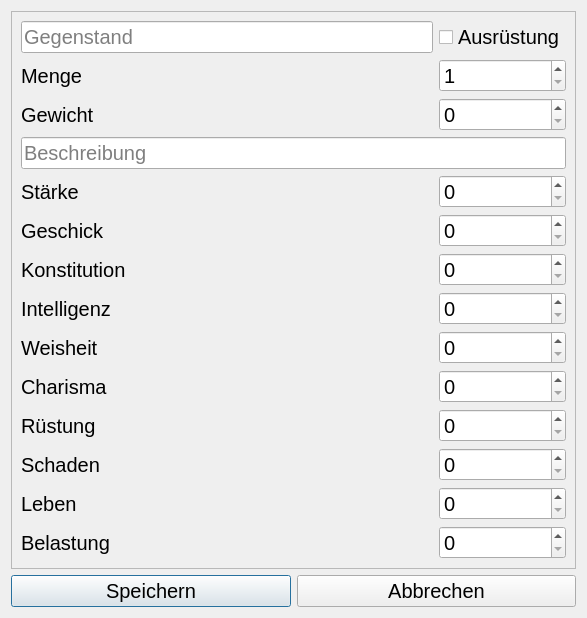
<?xml version="1.0" encoding="UTF-8"?>
<ui version="4.0">
 <class>itemEditor</class>
 <widget class="QDialog" name="itemEditor">
  <property name="geometry">
   <rect>
    <x>0</x>
    <y>0</y>
    <width>578</width>
    <height>574</height>
   </rect>
  </property>
  <property name="windowTitle">
   <string>Dungeon World Item Editor</string>
  </property>
  <property name="windowIcon">
   <iconset>
    <normaloff>dwlogo.jpg</normaloff>dwlogo.jpg</iconset>
  </property>
  <layout class="QGridLayout" name="gridLayout_2">
   <item row="1" column="1">
    <widget class="QPushButton" name="speichernButton">
     <property name="font">
      <font>
       <pointsize>15</pointsize>
      </font>
     </property>
     <property name="toolTip">
      <string>Speichert die aktuellen Daten in einem Item</string>
     </property>
     <property name="toolTipDuration">
      <number>0</number>
     </property>
     <property name="text">
      <string>Speichern</string>
     </property>
    </widget>
   </item>
   <item row="1" column="2">
    <widget class="QPushButton" name="abbrechenButton">
     <property name="font">
      <font>
       <pointsize>15</pointsize>
      </font>
     </property>
     <property name="toolTip">
      <string>Bricht den Vorgang zum erstellen eines neuen Items ab</string>
     </property>
     <property name="toolTipDuration">
      <number>0</number>
     </property>
     <property name="text">
      <string>Abbrechen</string>
     </property>
    </widget>
   </item>
   <item row="0" column="1" colspan="2">
    <widget class="QFrame" name="frame">
     <property name="frameShape">
      <enum>QFrame::StyledPanel</enum>
     </property>
     <property name="frameShadow">
      <enum>QFrame::Raised</enum>
     </property>
     <layout class="QGridLayout" name="gridLayout">
      <item row="5" column="0">
       <widget class="QLabel" name="staerkeText">
        <property name="sizePolicy">
         <sizepolicy hsizetype="Preferred" vsizetype="Preferred">
          <horstretch>50</horstretch>
          <verstretch>0</verstretch>
         </sizepolicy>
        </property>
        <property name="minimumSize">
         <size>
          <width>400</width>
          <height>0</height>
         </size>
        </property>
        <property name="font">
         <font>
          <pointsize>15</pointsize>
         </font>
        </property>
        <property name="text">
         <string>Stärke</string>
        </property>
       </widget>
      </item>
      <item row="11" column="0">
       <widget class="QLabel" name="charismaText">
        <property name="sizePolicy">
         <sizepolicy hsizetype="Preferred" vsizetype="Preferred">
          <horstretch>50</horstretch>
          <verstretch>0</verstretch>
         </sizepolicy>
        </property>
        <property name="minimumSize">
         <size>
          <width>400</width>
          <height>0</height>
         </size>
        </property>
        <property name="font">
         <font>
          <pointsize>15</pointsize>
         </font>
        </property>
        <property name="text">
         <string>Charisma</string>
        </property>
       </widget>
      </item>
      <item row="1" column="0">
       <widget class="QLabel" name="mengeText">
        <property name="sizePolicy">
         <sizepolicy hsizetype="Preferred" vsizetype="Preferred">
          <horstretch>50</horstretch>
          <verstretch>0</verstretch>
         </sizepolicy>
        </property>
        <property name="minimumSize">
         <size>
          <width>400</width>
          <height>0</height>
         </size>
        </property>
        <property name="font">
         <font>
          <pointsize>15</pointsize>
         </font>
        </property>
        <property name="text">
         <string>Menge</string>
        </property>
       </widget>
      </item>
      <item row="10" column="0">
       <widget class="QLabel" name="weisheitText">
        <property name="sizePolicy">
         <sizepolicy hsizetype="Preferred" vsizetype="Preferred">
          <horstretch>50</horstretch>
          <verstretch>0</verstretch>
         </sizepolicy>
        </property>
        <property name="minimumSize">
         <size>
          <width>400</width>
          <height>0</height>
         </size>
        </property>
        <property name="font">
         <font>
          <pointsize>15</pointsize>
         </font>
        </property>
        <property name="text">
         <string>Weisheit</string>
        </property>
       </widget>
      </item>
      <item row="14" column="0">
       <widget class="QLabel" name="schadenText">
        <property name="sizePolicy">
         <sizepolicy hsizetype="Preferred" vsizetype="Preferred">
          <horstretch>50</horstretch>
          <verstretch>0</verstretch>
         </sizepolicy>
        </property>
        <property name="minimumSize">
         <size>
          <width>400</width>
          <height>0</height>
         </size>
        </property>
        <property name="font">
         <font>
          <pointsize>15</pointsize>
         </font>
        </property>
        <property name="text">
         <string>Schaden</string>
        </property>
       </widget>
      </item>
      <item row="6" column="0">
       <widget class="QLabel" name="geschickText">
        <property name="sizePolicy">
         <sizepolicy hsizetype="Preferred" vsizetype="Preferred">
          <horstretch>50</horstretch>
          <verstretch>0</verstretch>
         </sizepolicy>
        </property>
        <property name="minimumSize">
         <size>
          <width>400</width>
          <height>0</height>
         </size>
        </property>
        <property name="font">
         <font>
          <pointsize>15</pointsize>
         </font>
        </property>
        <property name="text">
         <string>Geschick</string>
        </property>
       </widget>
      </item>
      <item row="9" column="0">
       <widget class="QLabel" name="intelligenzText">
        <property name="sizePolicy">
         <sizepolicy hsizetype="Preferred" vsizetype="Preferred">
          <horstretch>50</horstretch>
          <verstretch>0</verstretch>
         </sizepolicy>
        </property>
        <property name="minimumSize">
         <size>
          <width>400</width>
          <height>0</height>
         </size>
        </property>
        <property name="font">
         <font>
          <pointsize>15</pointsize>
         </font>
        </property>
        <property name="text">
         <string>Intelligenz</string>
        </property>
       </widget>
      </item>
      <item row="4" column="0" colspan="4">
       <widget class="QLineEdit" name="beschreibung">
        <property name="font">
         <font>
          <pointsize>15</pointsize>
         </font>
        </property>
        <property name="placeholderText">
         <string>Beschreibung</string>
        </property>
       </widget>
      </item>
      <item row="7" column="0">
       <widget class="QLabel" name="konstitutionText">
        <property name="sizePolicy">
         <sizepolicy hsizetype="Preferred" vsizetype="Preferred">
          <horstretch>50</horstretch>
          <verstretch>0</verstretch>
         </sizepolicy>
        </property>
        <property name="minimumSize">
         <size>
          <width>400</width>
          <height>0</height>
         </size>
        </property>
        <property name="font">
         <font>
          <pointsize>15</pointsize>
         </font>
        </property>
        <property name="text">
         <string>Konstitution</string>
        </property>
       </widget>
      </item>
      <item row="12" column="3">
       <widget class="QSpinBox" name="ruestung">
        <property name="sizePolicy">
         <sizepolicy hsizetype="Preferred" vsizetype="Preferred">
          <horstretch>0</horstretch>
          <verstretch>0</verstretch>
         </sizepolicy>
        </property>
        <property name="font">
         <font>
          <pointsize>15</pointsize>
         </font>
        </property>
       </widget>
      </item>
      <item row="7" column="3">
       <widget class="QSpinBox" name="konstitution">
        <property name="sizePolicy">
         <sizepolicy hsizetype="Preferred" vsizetype="Preferred">
          <horstretch>0</horstretch>
          <verstretch>0</verstretch>
         </sizepolicy>
        </property>
        <property name="font">
         <font>
          <pointsize>15</pointsize>
         </font>
        </property>
       </widget>
      </item>
      <item row="14" column="3">
       <widget class="QSpinBox" name="schaden">
        <property name="sizePolicy">
         <sizepolicy hsizetype="Preferred" vsizetype="Preferred">
          <horstretch>0</horstretch>
          <verstretch>0</verstretch>
         </sizepolicy>
        </property>
        <property name="font">
         <font>
          <pointsize>15</pointsize>
         </font>
        </property>
       </widget>
      </item>
      <item row="0" column="0" colspan="3">
       <widget class="QLineEdit" name="gegenstand">
        <property name="font">
         <font>
          <pointsize>15</pointsize>
         </font>
        </property>
        <property name="placeholderText">
         <string>Gegenstand</string>
        </property>
       </widget>
      </item>
      <item row="5" column="3">
       <widget class="QSpinBox" name="staerke">
        <property name="sizePolicy">
         <sizepolicy hsizetype="Preferred" vsizetype="Preferred">
          <horstretch>0</horstretch>
          <verstretch>0</verstretch>
         </sizepolicy>
        </property>
        <property name="font">
         <font>
          <pointsize>15</pointsize>
         </font>
        </property>
       </widget>
      </item>
      <item row="11" column="3">
       <widget class="QSpinBox" name="charisma">
        <property name="sizePolicy">
         <sizepolicy hsizetype="Preferred" vsizetype="Preferred">
          <horstretch>0</horstretch>
          <verstretch>0</verstretch>
         </sizepolicy>
        </property>
        <property name="font">
         <font>
          <pointsize>15</pointsize>
         </font>
        </property>
       </widget>
      </item>
      <item row="0" column="3">
       <widget class="QCheckBox" name="ausruestung">
        <property name="font">
         <font>
          <pointsize>15</pointsize>
         </font>
        </property>
        <property name="text">
         <string>Ausrüstung</string>
        </property>
       </widget>
      </item>
      <item row="10" column="3">
       <widget class="QSpinBox" name="weisheit">
        <property name="sizePolicy">
         <sizepolicy hsizetype="Preferred" vsizetype="Preferred">
          <horstretch>0</horstretch>
          <verstretch>0</verstretch>
         </sizepolicy>
        </property>
        <property name="font">
         <font>
          <pointsize>15</pointsize>
         </font>
        </property>
       </widget>
      </item>
      <item row="12" column="0">
       <widget class="QLabel" name="ruestungText">
        <property name="sizePolicy">
         <sizepolicy hsizetype="Preferred" vsizetype="Preferred">
          <horstretch>50</horstretch>
          <verstretch>0</verstretch>
         </sizepolicy>
        </property>
        <property name="minimumSize">
         <size>
          <width>400</width>
          <height>0</height>
         </size>
        </property>
        <property name="font">
         <font>
          <pointsize>15</pointsize>
         </font>
        </property>
        <property name="text">
         <string>Rüstung</string>
        </property>
       </widget>
      </item>
      <item row="1" column="3">
       <widget class="QSpinBox" name="menge">
        <property name="sizePolicy">
         <sizepolicy hsizetype="Preferred" vsizetype="Preferred">
          <horstretch>0</horstretch>
          <verstretch>0</verstretch>
         </sizepolicy>
        </property>
        <property name="font">
         <font>
          <pointsize>15</pointsize>
         </font>
        </property>
        <property name="minimum">
         <number>1</number>
        </property>
        <property name="value">
         <number>1</number>
        </property>
       </widget>
      </item>
      <item row="3" column="0">
       <widget class="QLabel" name="gewichtText">
        <property name="sizePolicy">
         <sizepolicy hsizetype="Preferred" vsizetype="Preferred">
          <horstretch>50</horstretch>
          <verstretch>0</verstretch>
         </sizepolicy>
        </property>
        <property name="minimumSize">
         <size>
          <width>400</width>
          <height>0</height>
         </size>
        </property>
        <property name="font">
         <font>
          <pointsize>15</pointsize>
         </font>
        </property>
        <property name="text">
         <string>Gewicht</string>
        </property>
       </widget>
      </item>
      <item row="9" column="3">
       <widget class="QSpinBox" name="intelligenz">
        <property name="sizePolicy">
         <sizepolicy hsizetype="Preferred" vsizetype="Preferred">
          <horstretch>0</horstretch>
          <verstretch>0</verstretch>
         </sizepolicy>
        </property>
        <property name="font">
         <font>
          <pointsize>15</pointsize>
         </font>
        </property>
       </widget>
      </item>
      <item row="3" column="3">
       <widget class="QSpinBox" name="gewicht">
        <property name="sizePolicy">
         <sizepolicy hsizetype="Preferred" vsizetype="Preferred">
          <horstretch>0</horstretch>
          <verstretch>0</verstretch>
         </sizepolicy>
        </property>
        <property name="font">
         <font>
          <pointsize>15</pointsize>
         </font>
        </property>
       </widget>
      </item>
      <item row="15" column="3">
       <widget class="QSpinBox" name="leben">
        <property name="sizePolicy">
         <sizepolicy hsizetype="Preferred" vsizetype="Preferred">
          <horstretch>0</horstretch>
          <verstretch>0</verstretch>
         </sizepolicy>
        </property>
        <property name="font">
         <font>
          <pointsize>15</pointsize>
         </font>
        </property>
       </widget>
      </item>
      <item row="6" column="3">
       <widget class="QSpinBox" name="geschick">
        <property name="sizePolicy">
         <sizepolicy hsizetype="Preferred" vsizetype="Preferred">
          <horstretch>0</horstretch>
          <verstretch>0</verstretch>
         </sizepolicy>
        </property>
        <property name="font">
         <font>
          <pointsize>15</pointsize>
         </font>
        </property>
       </widget>
      </item>
      <item row="15" column="0">
       <widget class="QLabel" name="lebenText">
        <property name="sizePolicy">
         <sizepolicy hsizetype="Preferred" vsizetype="Preferred">
          <horstretch>50</horstretch>
          <verstretch>0</verstretch>
         </sizepolicy>
        </property>
        <property name="minimumSize">
         <size>
          <width>400</width>
          <height>0</height>
         </size>
        </property>
        <property name="font">
         <font>
          <pointsize>15</pointsize>
         </font>
        </property>
        <property name="text">
         <string>Leben</string>
        </property>
       </widget>
      </item>
      <item row="16" column="0">
       <widget class="QLabel" name="belastungText">
        <property name="sizePolicy">
         <sizepolicy hsizetype="Preferred" vsizetype="Preferred">
          <horstretch>50</horstretch>
          <verstretch>0</verstretch>
         </sizepolicy>
        </property>
        <property name="minimumSize">
         <size>
          <width>400</width>
          <height>0</height>
         </size>
        </property>
        <property name="font">
         <font>
          <pointsize>15</pointsize>
         </font>
        </property>
        <property name="text">
         <string>Belastung</string>
        </property>
       </widget>
      </item>
      <item row="16" column="3">
       <widget class="QSpinBox" name="belastung">
        <property name="sizePolicy">
         <sizepolicy hsizetype="Preferred" vsizetype="Preferred">
          <horstretch>0</horstretch>
          <verstretch>0</verstretch>
         </sizepolicy>
        </property>
        <property name="font">
         <font>
          <pointsize>15</pointsize>
         </font>
        </property>
       </widget>
      </item>
     </layout>
    </widget>
   </item>
  </layout>
 </widget>
 <resources/>
 <connections/>
</ui>
